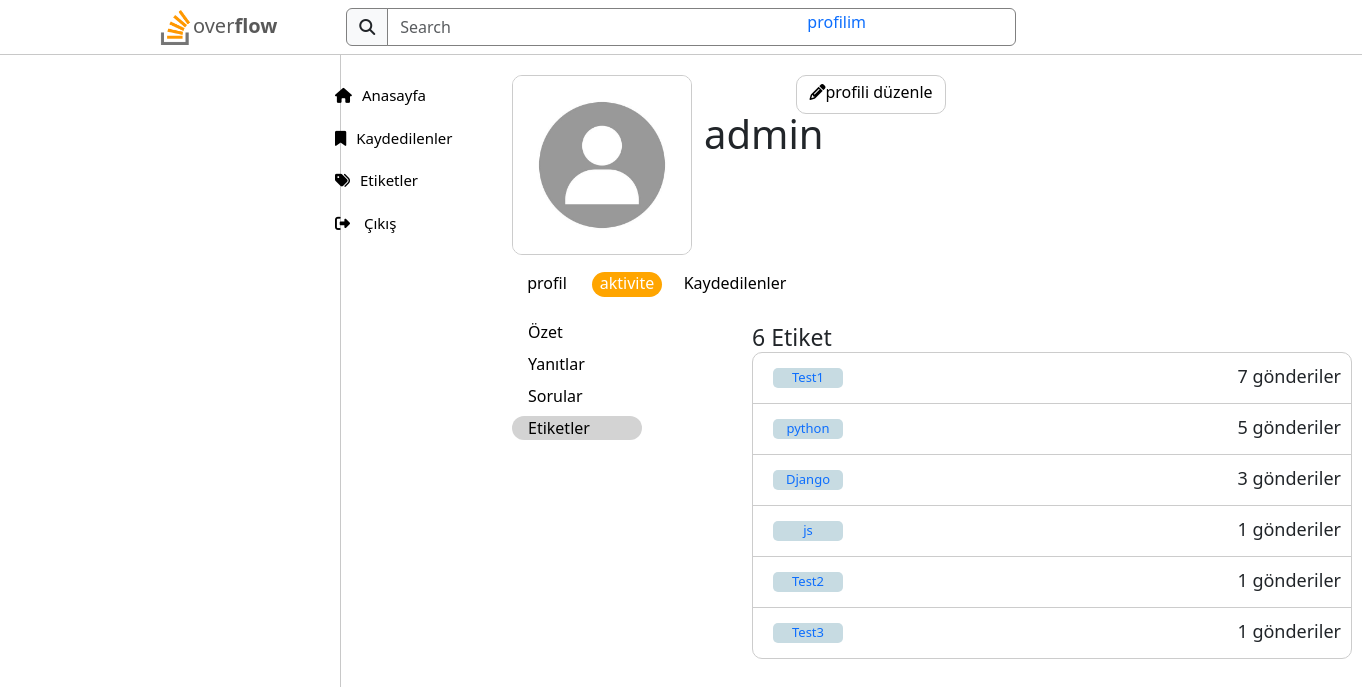
Page /account/tags/ (signed in) on the committed database.
### account/models.py (models this page shows, shortened)
class UserProfile(models.Model):
    user = models.OneToOneField(User, on_delete=models.CASCADE)
    profile_picture = models.ImageField(upload_to='profile_pics/', default='profile_pics/user-default.png', null=True, blank=True)
    about = RichTextField(null=True, blank=True)
    user_questions = models.ManyToManyField(question, related_name='asked_by', blank=True)
    user_answers = models.ManyToManyField(answer, related_name='answered_by', blank=True)
    user_tags = models.ManyToManyField(Tags, related_name='used_by', blank=True)

### pages/models.py (models this page shows, shortened)
class Tags(models.Model):
    name = models.CharField(max_length=250)
    content = models.TextField()

### account/views.py (the view)
# urls.py: path('tags/', views.tags_page, name='tags_page'),
def tags_page(request):
    user_profile = UserProfile.objects.get(user=request.user)
    user_qusetion = question.objects.filter(user=user_profile.user)
    tags = Tags.objects.filter(question__in=user_qusetion)
    order_tags = tags.annotate(que_count=Count('question')).order_by('-que_count')
    data = {
        'user_profile': user_profile,
        'order_tags': order_tags,
        'tag_count': order_tags.count(),
    }
    return render(request, 'pages/profile_tags.html', data)

### templates/pages/profile_tags.html (shortened to what this page needs)
{% extends 'base.html' %}
{% block context %}
<div class="container">
    <div style="display: flex;">
        <a href="{% url 'profile_page' %}"><img class="img" src="{{ user_profile.profile_picture.url }}" alt="{{ user_profile.user.username }} profile photo"></a>
        <h1 style="position: absolute; top: 110px; left: 44rem; font-weight: 400;">{{  user_profile.user.username }}</h1>
    </div>
    {% if user == request.user %}
    <a class="profile_edit_button" href="{% url 'edit_profile' %}"><i class="fa-solid fa-pencil"></i>profili düzenle</a>
    {% endif %}
    <a class="profile_button" href="{% url 'profile_page' %}">profil</a>
    <a class="activity_button" {% if request.resolver_match.url_name == "tags_page" %} style="background: orange; color: white;" {% endif %} href="{% url 'activity' %}">aktivite</a>
    <a class="saved_button" href="{% url 'saved_page' %}">Kaydedilenler</a>
    <a class="button" style="position: absolute; top: 20rem; left: 32rem;" href="{% url 'activity' %}">Özet</a>
    <a class="button" style="position: absolute; top: 22rem; left: 32rem;" href="{% url 'answers_page' %}">Yanıtlar</a>
    <a class="button" style="position: absolute; top: 24rem; left: 32rem;" href="{% url 'questions_page' %}">Sorular</a>
    <a class="button" style="position: absolute; top: 26rem; left: 32rem; {% if request.resolver_match.url_name == 'tags_page' %} background: lightgray; {% endif %}" href="{% url 'tags_page' %}">Etiketler</a>
    <div>
        <p style="position: absolute; top: 20rem; left: 47rem; font-size: 23px;">{{ tag_count }} Etiket</p>
        <div style="border: 1px solid #ccc; border-radius: 10px; width: 600px; height: 307px; position: absolute; top: 22rem; left: 47rem; overflow: auto;">
            {% for tag in order_tags %}
                <div style="border-bottom: 1px solid #ccc; padding: 15px 0px 15px 0px;">
                    <div class="tag" style="margin-left: 20px;">
                        <a href="{% url 'tag_detail' tag.name %}" style="text-decoration: none;">{{ tag.name }}</a>
                    </div>
                    <div style="float: right; position: relative; bottom: 25px; right: 10px; font-size: 18px;">
                        {{ tag.que_count }} gönderiler
                    </div>
                </div>
            {% endfor %}
        </div>
    </div>
</div>
{% endblock %}

### static/nav.css (style rules this page uses)
* { margin: 0; padding: 0; box-sizing: border-box; list-style-type: none; }

### templates/pages/profile_tags.html (style rules this page uses)
.img { position: absolute; top: 75px; border: 1px solid #ccc; border-radius: 10px; left: 32rem; width: 180px; height: 180px; }
.profile_edit_button { border: 1px solid #ccc; position: absolute; text-align: center; line-height: 33px; text-decoration: none; color: black; border-radius: 10px; position: absolute; top: 75px; right: 26rem; width: 150px; height: 39px }
.profile_button { border-radius: 15px; text-align: center; line-height: 22px; text-decoration: none; color: black; position: absolute; top: 17rem; left: 32rem; width: 70px; height: 25px; transition: .3s ease; }
.activity_button { border-radius: 15px; line-height: 22px; text-decoration: none; color: black; position: absolute; text-align: center; top: 17rem; left: 37rem; width: 70px; height: 25px; transition: .3s ease; }
.saved_button { border-radius: 15px; line-height: 22px; text-decoration: none; color: black; position: absolute; text-align: center; top: 17rem; left: 42.5rem; width: 110px; height: 25px; transition: .3s ease; }
.button { text-decoration: none; color: black; padding-left: 1rem; transition: .3s ease; border-radius: 15px; width: 130px; }
.tag { color: rgb(24, 67, 206); background: #c7dbe2; width: 70px; height: 20px; border-radius: 5px; text-align: center; font-size: small; }

### rows in the picture
UserProfile: profile_picture (picture), user.username "admin"
Tags: name "Test1", que_count "7"
Tags: name "python", que_count "5"
Tags: name "Django", que_count "3"
Tags: name "js", que_count "1"
Tags: name "Test2", que_count "1"
Tags: name "Test3", que_count "1"

### other values in the picture
{{ tag_count }} "6"
